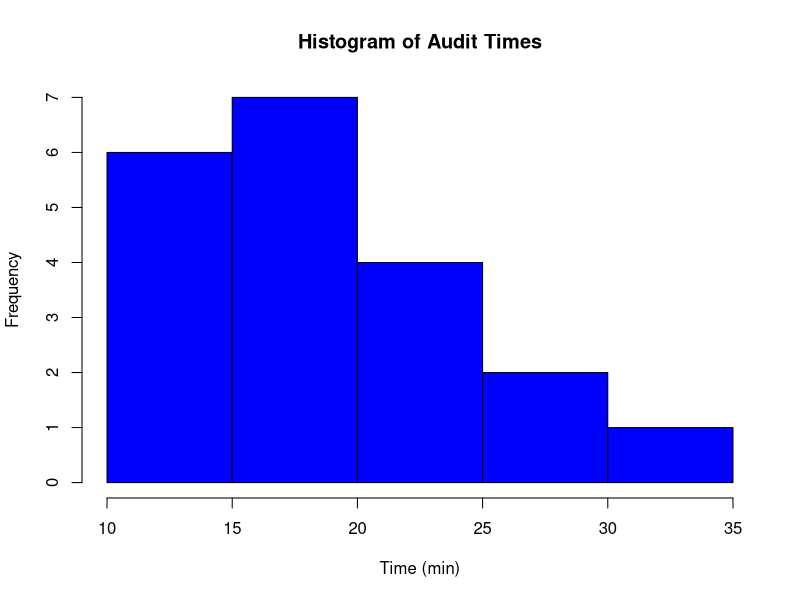

Reproduce this figure in R.
audit_df <- read.csv("Audit.csv")
audit_times <- audit_df$Audit.Time
hist(audit_times, main = "Histogram of Audit Times",
     xlab = "Time (min)",
     xlim = c(10,35),
     col = "blue",
     bbreaks = 5)